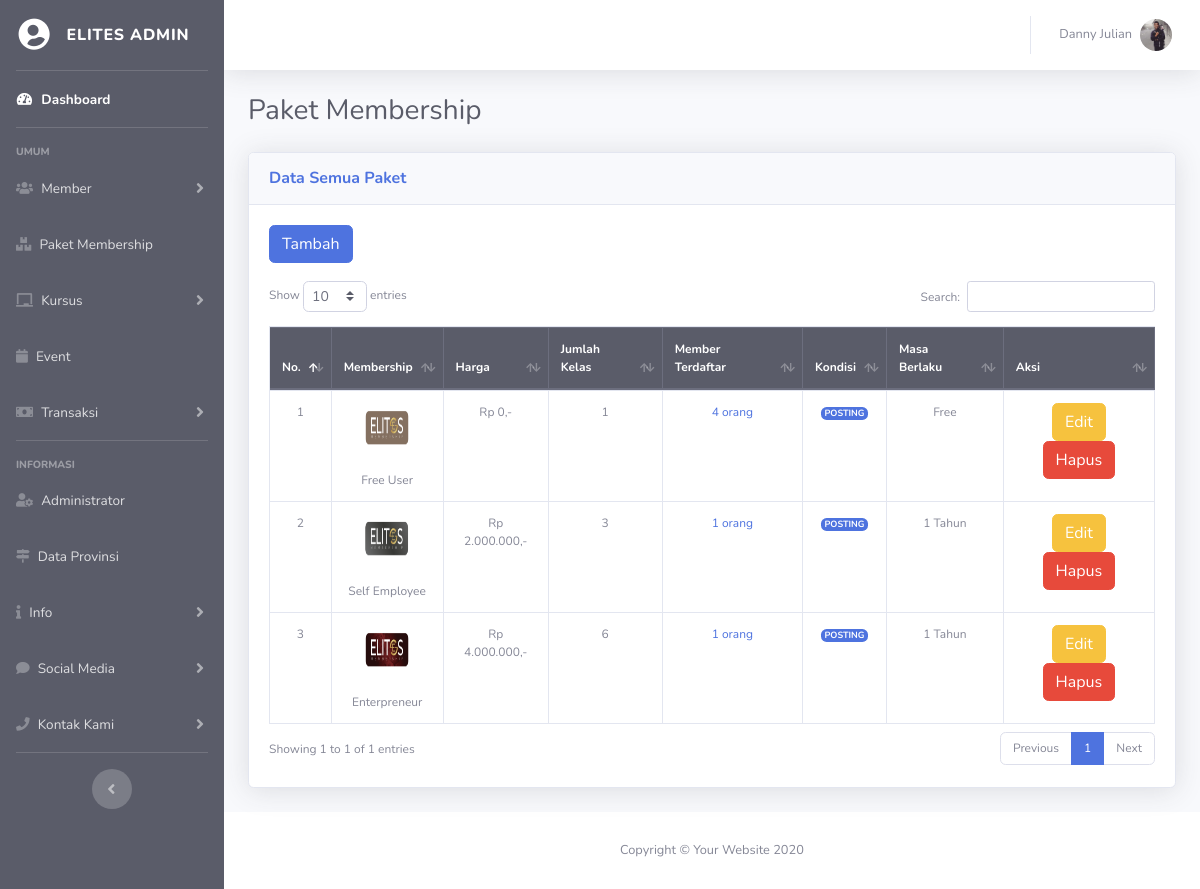
/elit-admin/index.php?hal=membership-data (signed in), run on the app's committed database.
### tables this page shows
CREATE TABLE `user` (
  `id_user` int(11) NOT NULL,
  `nama_user` varchar(50) NOT NULL,
  `alamat` text NOT NULL,
  `tgl_lahir` date NOT NULL,
  `jenis_kelamin` varchar(15) NOT NULL,
  `no_hp` varchar(15) NOT NULL,
  `email` varchar(50) NOT NULL,
  `password` varchar(15) NOT NULL,
  `foto` varchar(100) NOT NULL,
  `hak_akses` varchar(15) NOT NULL,
  `status` varchar(15) NOT NULL,
  `setuju` varchar(5) NOT NULL
);

CREATE TABLE `paket_member` (
  `id_paket` int(11) NOT NULL,
  `nama_paket` varchar(50) NOT NULL,
  `harga_member` double NOT NULL,
  `deskripsi_paket` text NOT NULL,
  `kondisi` varchar(10) NOT NULL,
  `jumlah_kelas` int(11) NOT NULL,
  `foto_paket` varchar(100) NOT NULL,
  `masa_berlaku` varchar(20) NOT NULL
);

### elit-admin/fungsi/fungsian.php (called while the page is built, shortened)
<?php
    function formatRupiah($angka)
    {
        $isi = number_format($angka, 0, ".", ".");
        return $isi;
    }
    function loncengNotif($a)
    {
        if ($a==0)
        {
            $isi = "";
        }
        return $isi;
    }
?>

### fungsional/data/isiData.php (called while the page is built, shortened)
<?php
    class isiData extends konfigurasi
    {
        public function perulanganData($q)
        {
            while ($a = mysqli_fetch_array($q))
            {
                $isi[]=$a;
            }
            return $isi;
        }
        public function hitungData($q)
        {
            $hitung = mysqli_num_rows($q);
            return $hitung;
        }
        public function eksekusiSQL($sqlnya)
        {
            $sambungannya=parent::sambungkan();
            $que = mysqli_query($sambungannya, $sqlnya);
            return $que;
        }
        public function tampilData($nama_tabel)
        {
            $sql = "SELECT *FROM $nama_tabel";
            $que = $this->eksekusiSQL($sql);
            $hitungan = $this->hitungData($que);
            if ($hitungan>0)
            {
                $kondisi = $this->perulanganData($que);
            }
            else
            {
                $kondisi = $hitungan;
            }
            return $kondisi;
        }
        public function tampilId($nama_tabel, $id, $val)
        {
            $sql = "SELECT *FROM $nama_tabel WHERE $id = '$val'";
            $que = $this->eksekusiSQL($sql);
            $kondisi = $this->perulanganData($que);
            return $kondisi;
        }
    }
?>

### elit-admin/fungsi/akun.php (called while the page is built, shortened)
<?php
    if (!empty($admin))
    {
        $tampil = $isi->tampilId("user", "id_user", "$admin");
        foreach ($tampil as $key)
        {
            $namauser = $key['nama_user'];
            $foto     = $key['foto'];
            if ($foto=='Kosong')
            {
                $gambarLogin = "../img/nofoto.png";
            }
            else
            {
                $gambarLogin="../foto/$foto";
            }
        }
    }
?>

### elit-admin/halaman/membership-data.php (the view, shortened to what this page needs)
<div class="container-fluid">
    <div class="d-sm-flex align-items-center justify-content-between mb-4">
        <h1 class="h3 mb-0 text-gray-800">Paket Membership</h1>
    </div>
    <div class="row">
        <div class="col-xl-12">
            <div class="card shadow mb-4">
                <div class="card-header py-3 d-flex flex-row align-items-center justify-content-between">
                    <h6 class="m-0 font-weight-bold text-primary">Data Semua Paket</h6>
                </div>
                <div class="card-body">
                   <a class='btn btn-primary' href='?hal=membership-tambah'>Tambah</a>
                   <br><br>
                    <?php
                       $perintah = $isi->eksekusiSQl("SELECT *FROM paket_member");
                       $hitung   = $isi->hitungData($perintah);
                       if ($hitung==0)
                       {
                           pesanKosong();
                       }
                       else
                       {
                          echo
                          "
                          <div class='table-responsive'>
                               <table class='table table-bordered table-hover' id='dataTable' width='100%' cellspacing='0'>
                                   <thead class='thead-dark'>
                                       <tr>
                                           <th>No.</th>
                                           <th>Membership</th>
                                           <th>Harga</th>
                                           <th>Jumlah Kelas</th>
                                           <th>Member Terdaftar</th>
                                           <th>Kondisi</th>
                                           <th>Masa Berlaku</th>
                                           <th>Aksi</th>
                                       </tr>
                                   </thead>
                           ";
                           $tampilin = $isi->tampilData("paket_member");
                           $no=1;
                           foreach($tampilin as $a)
                           {
                               $idp    = $a['id_paket'];
                               $nama   = $a['nama_paket'];
                               $harga  = $a['harga_member'];
                               $kondisi= $a['kondisi'];
                               $berlaku= $a['masa_berlaku'];
                               $jumkel = $a['jumlah_kelas'];
                               $foto   = $a['foto_paket'];
                               $memberan = $isi->eksekusiSQL("SELECT *FROM user_status WHERE id_paket='$idp'");
                               $hitmem   = $isi->hitungData($memberan);
                               if ($hitmem==0)
                               {
                                   $isimem = "Belum ada";
                               }
                               else
                               {
                                   $isimem = "
                                       <a href='?hal=member-paket&idp=$idp'>$hitmem orang</a>
                                   ";
                               }
                               if ($kondisi=='POSTING')
                               {
                                   $tampilnya ="<span class='badge badge-primary'>$kondisi</span>";
                               }
                               else
                               {
                                   $tampilnya ="<span class='badge badge-secondary'>$kondisi</span>";
                               }
                               if ($foto=='Kosong')
                               {
                                   $gambar = "<img class='rounded-circle' src='../img/nofoto.png' width='50' height='50'><br> <br>";
                                   $box = "";
                               }
                               else
                               {
                                   $tujuan = "../foto/paket/$foto";
                                   $gambar =
                                   "   <a data-fancybox='' href='$tujuan' data-caption='$nama'>
                                           <img src='$tujuan' width='50' height='50'>
                                       </a>
                                       <br> <br>
                                   ";
                                   $hargaRp = "Rp ".formatRupiah($harga).",-";
                               }
                               echo
                               "
                                   <tbody>
                                       <tr>
                                           <td align='center'>$no</td>
                                           <td>
                                               <center>
                                                   $gambar
                                                   $nama
                                               </center>
                                           </td>
                                           <td align='center'>$hargaRp</td>
                                           <td align='center'>$jumkel</td>
                                           <td align='center'>
                                               $isimem
                                           </td>
                                           <td align='center'>$tampilnya</td>
                                           <td align='center'>$berlaku</td>
                                           <td>
                                               <center>
                                                   <a class='btn btn-warning' href='?hal=membership-edit&id=$idp'>Edit</a>
                                                   <a class='btn btn-danger' href='?hal=membership-respon&mau=hapus&id=$idp'>Hapus</a>
                                               </center>
                                           </td>
                                       </tr>
                               ";
                               $no++;
                           }
                           echo
                           "
                                   </tbody>
                               </table>
                           </div>
                          ";
                       }
                   ?>
                </div>
            </div>
        </div>
    </div>
</div>

### elit-admin/fungsi/menu-atas.php (shortened to what this page needs)
<nav class="navbar navbar-expand navbar-light bg-white topbar mb-4 static-top shadow">
<ul class="navbar-nav ml-auto">
  <li class="nav-item dropdown no-arrow">
    <a class="nav-link dropdown-toggle" href="#" id="userDropdown" role="button" data-toggle="dropdown" aria-haspopup="true" aria-expanded="false">
      <span class="mr-2 d-none d-lg-inline text-gray-600 small"><?php echo $namauser; ?></span>
      <img class="img-profile rounded-circle" src="<?php echo $gambarLogin; ?>">
    </a>
  </li>
</ul>
</nav>

### elit-admin/css/danny-admin.css (style rules this page uses)
.container-fluid { font-size: 12px; }
table { font-size: 12px; }

### data on the page
user: nama_user "Danny Julian", foto (picture)
paket_member: foto_paket (picture), nama_paket "Free User", harga_member "Rp 0,-", jumlah_kelas "1", hitmem "4", kondisi "POSTING", masa_berlaku "Free"
paket_member: foto_paket (picture), nama_paket "Self Employee", harga_member "Rp 2.000.000,-", jumlah_kelas "3", hitmem "1", kondisi "POSTING", masa_berlaku "1 Tahun"
paket_member: foto_paket (picture), nama_paket "Enterpreneur", harga_member "Rp 4.000.000,-", jumlah_kelas "6", hitmem "1", kondisi "POSTING", masa_berlaku "1 Tahun"
